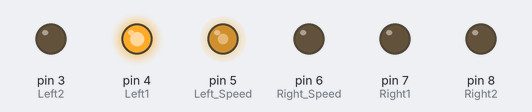
A sketch run on a simulated Arduino Uno, built with avr-gcc and run on an emulated ATmega328P. Shown: output pins drawn as LEDs (lit = HIGH).

Above: at 0.1 s.
Timing chart, 0 to 1.6 s (numbered marks = the images above):
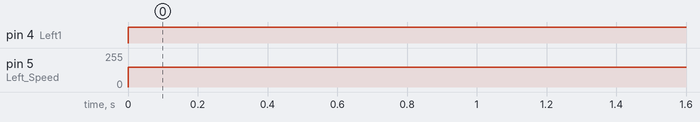

Measured:
- by itself, pin 4 (Left1): LOW → HIGH at 0.00 s
- by itself, pin 5 (Left_Speed): 0/255 → 150/255 at 0.00 s

The sketch:

RCC01_a_Left_Forward_Rx.ino
```cpp
#define Left1 4
#define Left2 3
#define Left_Speed 5

#define Right1 7
#define Right2 8
#define Right_Speed 6

void setup() {
  pinMode(Left1, OUTPUT);
  pinMode(Left2,OUTPUT);
  pinMode(Left_Speed,OUTPUT); //pwm

  pinMode(Right1, OUTPUT);
  pinMode(Right2,OUTPUT);
  pinMode(Right_Speed,OUTPUT); //pwm

}

void loop() {
  analogWrite(Left_Speed,150);

  forward();
  delay(2000);

}

void forward(){  //forword
digitalWrite(Left1, HIGH);
digitalWrite(Left2, LOW);
//digitalWrite(Right1, HIGH);
//digitalWrite(Right2, LOW);
}
```
